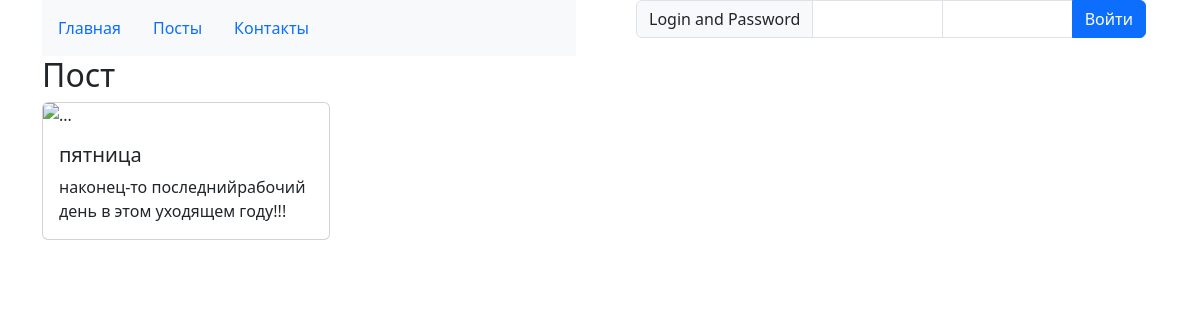
Page /?c=posts&a=show&id=89 on the committed database.
### tables this page shows
CREATE TABLE `posts` (
	`id` INTEGER  PRIMARY KEY AUTOINCREMENT UNIQUE,
	`title` TEXT NOT NULL,
	`text` TEXT NOT NULL,
	`id_category` INTEGER,
FOREIGN KEY(`id_category`) REFERENCES `categories`(`id`) ON DELETE RESTRICT
);

### src/Core/Render.php (called while the page is built, shortened)
<?php
class Render implements IRender
{
    public function renderTemplate($template, $params = []): string
    {
        extract($params);
        include '../src/views/' . $template . ".php";
        return ob_get_clean();
    }
}

### src/Model/Post.php (called while the page is built, shortened)
<?php
class Post extends Model
{
    protected static function getTableName(): string
    {
        return 'posts';
    }
}

### src/Model/DbModel.php (called while the page is built, shortened)
<?php
abstract class DbModel implements IModel
{
    public static function getOne(int $id): Model
    {
        $table = static::getTableName();
        $sql = "SELECT * FROM $table WHERE id = :id" . PHP_EOL;
        return Db::getInstance()->queryOneObject($sql, ['id' => $id], static::class);
    }
}

### src/trait/TSingletone.php (called while the page is built, shortened)
<?php
trait TSingletone
{
    private static ?Db $instance = null;
    public static function getInstance(): Db
    {
        if (is_null(static::$instance)) {
            static::$instance = new static();
        }
        return static::$instance;
    }
}

### src/Core/Db.php (called while the page is built, shortened)
<?php
class Db
{
    private array $config = [
        'driver' => 'sqlite',
        'host' => 'localhost',
        'login' => '',
        'password' => '',
        'database' => 'blog.db'
    ];
    private ?PDO $connection = null;
    private function getConnection(): PDO
    {
        if (is_null($this->connection)) {
            $this->connection = new PDO("{$this->config['driver']}:../{$this->config['database']}");
            $this->connection->setAttribute(PDO::ATTR_DEFAULT_FETCH_MODE, PDO::FETCH_ASSOC);
        }
        return $this->connection;
    }
    private function query(string $sql, array $params = []): PDOStatement
    {
        $pdoStatement = $this->getConnection()->prepare($sql);
        $pdoStatement->execute($params);
        return $pdoStatement;
    }
    public function queryOneObject(string $sql, array $params, string $class): Model
    {
        $pdoStatement = $this->query($sql, $params);
        $pdoStatement->setFetchMode(PDO::FETCH_CLASS | PDO::FETCH_PROPS_LATE, $class);
        return $pdoStatement->fetch();
    }
}

### src/Model/Model.php (called while the page is built, shortened)
<?php
abstract class Model extends DbModel
{
    public function __get(string $name): mixed
    {
        return array_key_exists($name, $this->props) ? $this->$name : throw new Exception("нет такого свойства");
    }
}

### src/views/posts/post.php (the view)
<div class="container">
    <h2>Пост</h2>
    <div class="card" style="width: 18rem;">
        <img src="..." class="card-img-top" alt="...">
        <div class="card-body">
            <h5 class="card-title"><?= $post->title ?></h5>
            <p class="card-text"><?= $post->text ?></p>
        </div>
    </div>
</div>

### rows in the picture
posts: title "пятница", text "наконец-то последнийрабочий день в этом уходящем году!!!"
